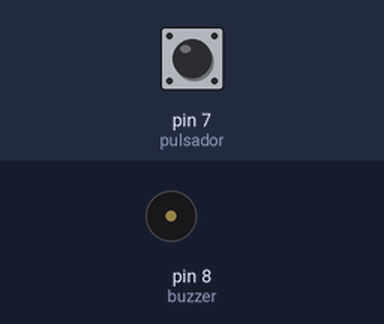
Bench run of a sketch on a simulated Arduino Uno, built with avr-gcc and run on an emulated ATmega328P. Parts: buzzer (waves = sounding). The inputs (shaded band) are chosen by the test bench; at power-on: pin 7 (pulsador) HIGH.

Above: at 1.2 s.
1.3 s: pin 7 (pulsador) pulled LOW for 0.15 s
At 2.0 s:
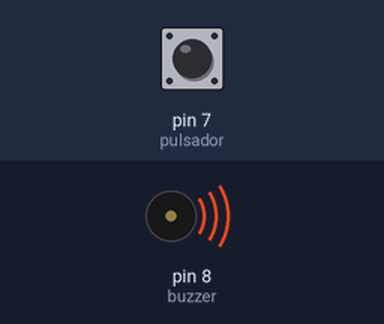
Timing chart, 0 to 10.3 s (numbered marks = the images above; inputs shaded):
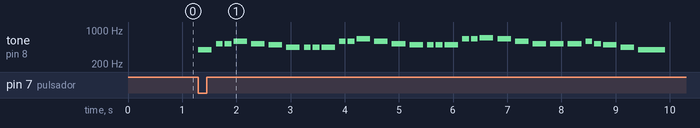

Measured:
- after the input at 1.3 s, tone on pin 8 (buzzer): plays 392 Hz for 0.25 s, 523 Hz for 0.13 s, 523 Hz for 0.13 s, 587 Hz for 0.25 s, 523 Hz for 0.25 s, 494 Hz for 0.25 s … (32 notes in this stretch), starting at once

The sketch:

feliz_navidad.ino
```cpp
int buzzer = 8;
int pulsador = 7;

// Notas necesarias
#define NOTE_A4  440
#define NOTE_B4  494
#define NOTE_C5  523
#define NOTE_D5  587
#define NOTE_E5  659
#define NOTE_F5  698
#define NOTE_G4  392

// Melodía: "Feliz Navidad, próspero año y felicidad"
int melodia[] = {
  NOTE_G4, NOTE_C5, NOTE_C5, NOTE_D5, NOTE_C5, NOTE_B4, NOTE_A4, NOTE_A4, NOTE_A4,
  NOTE_A4, NOTE_D5, NOTE_D5, NOTE_E5, NOTE_D5, NOTE_C5, NOTE_B4, NOTE_B4, NOTE_B4,
  NOTE_B4, NOTE_E5, NOTE_E5, NOTE_F5, NOTE_E5, NOTE_D5, NOTE_C5, NOTE_C5,
  NOTE_C5, NOTE_D5, NOTE_C5, NOTE_B4, NOTE_A4, NOTE_G4
};

// Duraciones (4 = negra, 8 = corchea, 2 = blanca)
int nota_Duracion[] = {
  4, 8, 8, 4, 4, 4, 4, 8, 8,
  4, 8, 8, 4, 4, 4, 4, 8, 8,
  4, 8, 8, 4, 4, 4, 4, 4,
  4, 8, 8, 4, 4, 2
};

void setup() {
  pinMode(buzzer, OUTPUT);
  pinMode(pulsador,INPUT_PULLUP);
}

void loop() {
  // Cantidad de notas en la melodía (32 en total)
  int boton = digitalRead(pulsador);

  if(boton == 0){

  for (int i = 0; i < 32; i++) {
    int note = melodia[i];
    int duracion = 1000 / nota_Duracion[i];
    if (note > 0) {
      tone(buzzer, note, duracion);
    }
    int pausa = duracion * 1.3;
    delay(pausa);
    noTone(buzzer);
  }
  }


}
```
